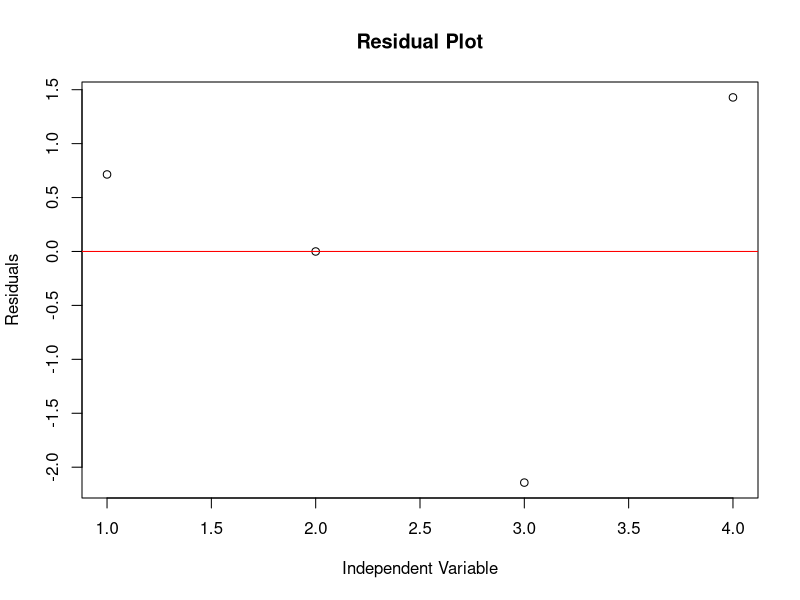
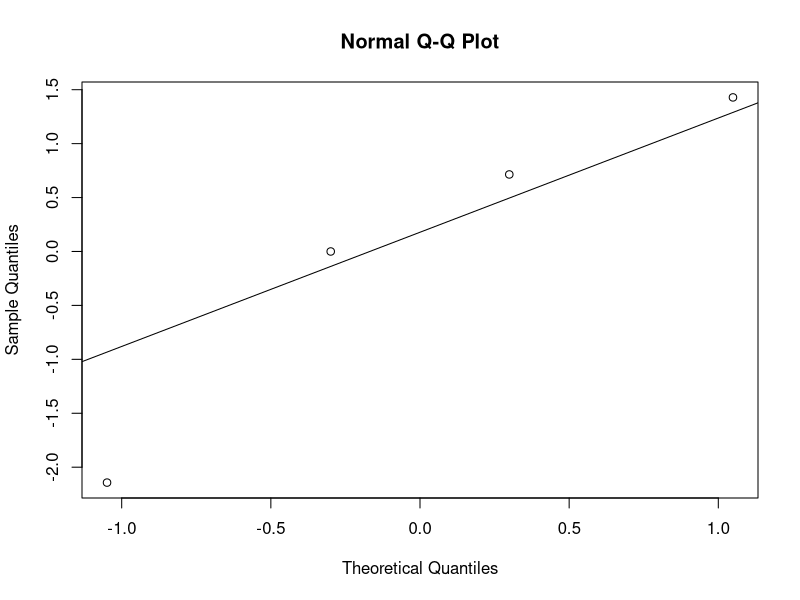

Recreate these plots in R, in order.
## ---- chunk 1
knitr::opts_chunk$set(echo = TRUE)
knitr::opts_chunk$set(message = F)
knitr::opts_chunk$set(warning = F)
## ---- chunk 2
library(tidyverse)
## ---- chunk 3
toy <- data.frame(x1 = c(1,2,3,4), #independent variable 1
                  x2 = c(3,4,7,9), #independent variable 2
                  y = c(0,5,2,8)) #dependent variable
model <- lm(y ~ x1 + x2, data = toy)
## ---- chunk 4
plot(toy$x1, model$residuals,
     xlab="Independent Variable", ylab="Residuals",
     main="Residual Plot")
abline(h=0, col="red")  # Add a horizontal line at zero for reference
## ---- chunk 5
qqnorm(model$residuals)
qqline(model$residuals)
## ---- chunk 6
summary(model)
## ---- chunk 7
toy <- toy |> mutate(log_x1 = log(x1)) #appends extra column with transformation
lm(data = toy, y ~ log_x1 + x2) #option 1
lm(data = toy, y ~ log(x1) + x2) #option 2
